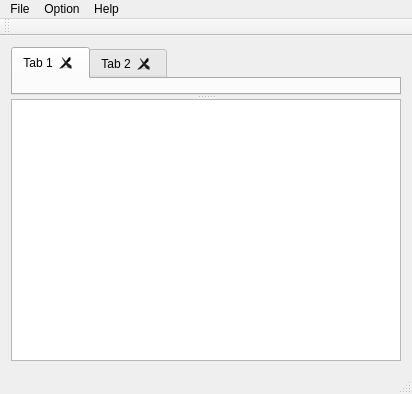
<?xml version="1.0" encoding="UTF-8"?>
<ui version="4.0">
 <class>MainWindow</class>
 <widget class="QMainWindow" name="MainWindow">
  <property name="geometry">
   <rect>
    <x>0</x>
    <y>0</y>
    <width>412</width>
    <height>394</height>
   </rect>
  </property>
  <property name="sizePolicy">
   <sizepolicy hsizetype="Fixed" vsizetype="Fixed">
    <horstretch>0</horstretch>
    <verstretch>0</verstretch>
   </sizepolicy>
  </property>
  <property name="windowTitle">
   <string>MainWindow</string>
  </property>
  <widget class="QWidget" name="centralWidget">
   <layout class="QVBoxLayout" name="verticalLayout">
    <item>
     <widget class="QSplitter" name="splitter">
      <property name="orientation">
       <enum>Qt::Vertical</enum>
      </property>
      <widget class="QTabWidget" name="tabWidget">
       <property name="sizePolicy">
        <sizepolicy hsizetype="Preferred" vsizetype="Preferred">
         <horstretch>0</horstretch>
         <verstretch>0</verstretch>
        </sizepolicy>
       </property>
       <property name="tabShape">
        <enum>QTabWidget::Rounded</enum>
       </property>
       <property name="currentIndex">
        <number>0</number>
       </property>
       <property name="elideMode">
        <enum>Qt::ElideNone</enum>
       </property>
       <property name="documentMode">
        <bool>false</bool>
       </property>
       <property name="tabsClosable">
        <bool>true</bool>
       </property>
       <property name="movable">
        <bool>true</bool>
       </property>
       <widget class="QWidget" name="tab">
        <attribute name="title">
         <string>Tab 1</string>
        </attribute>
       </widget>
       <widget class="QWidget" name="tab_2">
        <attribute name="title">
         <string>Tab 2</string>
        </attribute>
       </widget>
      </widget>
      <widget class="QGraphicsView" name="graphicsView">
       <property name="sizePolicy">
        <sizepolicy hsizetype="Preferred" vsizetype="Preferred">
         <horstretch>0</horstretch>
         <verstretch>0</verstretch>
        </sizepolicy>
       </property>
       <property name="maximumSize">
        <size>
         <width>16777215</width>
         <height>300</height>
        </size>
       </property>
      </widget>
     </widget>
    </item>
   </layout>
  </widget>
  <widget class="QMenuBar" name="menuBar">
   <property name="geometry">
    <rect>
     <x>0</x>
     <y>0</y>
     <width>412</width>
     <height>21</height>
    </rect>
   </property>
   <widget class="QMenu" name="menuFile">
    <property name="title">
     <string>File</string>
    </property>
    <addaction name="actionOpen"/>
    <addaction name="separator"/>
    <addaction name="actionExit"/>
   </widget>
   <widget class="QMenu" name="menuOption">
    <property name="title">
     <string>Option</string>
    </property>
    <addaction name="actionLine_Color"/>
    <addaction name="actionLine_Width"/>
    <addaction name="separator"/>
    <addaction name="actionClear_Screen"/>
   </widget>
   <widget class="QMenu" name="menuHelp">
    <property name="title">
     <string>Help</string>
    </property>
    <addaction name="actionAbout"/>
   </widget>
   <addaction name="menuFile"/>
   <addaction name="menuOption"/>
   <addaction name="menuHelp"/>
  </widget>
  <widget class="QToolBar" name="mainToolBar">
   <attribute name="toolBarArea">
    <enum>TopToolBarArea</enum>
   </attribute>
   <attribute name="toolBarBreak">
    <bool>false</bool>
   </attribute>
  </widget>
  <widget class="QStatusBar" name="statusBar"/>
  <action name="actionOpen">
   <property name="text">
    <string>Open</string>
   </property>
  </action>
  <action name="actionExit">
   <property name="text">
    <string>Exit</string>
   </property>
  </action>
  <action name="actionLine_Color">
   <property name="text">
    <string>Line Color</string>
   </property>
  </action>
  <action name="actionLine_Width">
   <property name="text">
    <string>Line Width</string>
   </property>
  </action>
  <action name="actionClear_Screen">
   <property name="text">
    <string>Clear Screen</string>
   </property>
  </action>
  <action name="actionAbout">
   <property name="text">
    <string>About</string>
   </property>
  </action>
 </widget>
 <layoutdefault spacing="6" margin="11"/>
 <resources/>
 <connections>
  <connection>
   <sender>actionExit</sender>
   <signal>triggered()</signal>
   <receiver>MainWindow</receiver>
   <slot>close()</slot>
   <hints>
    <hint type="sourcelabel">
     <x>-1</x>
     <y>-1</y>
    </hint>
    <hint type="destinationlabel">
     <x>199</x>
     <y>149</y>
    </hint>
   </hints>
  </connection>
 </connections>
</ui>
